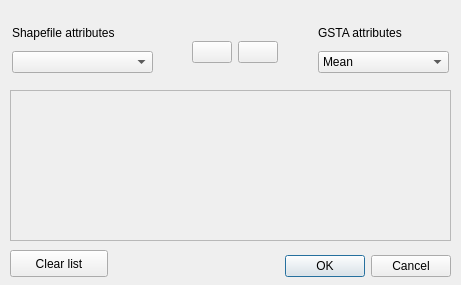
<?xml version="1.0" encoding="UTF-8"?>
<ui version="4.0">
 <class>pygisedtrend_attribute_connect</class>
 <widget class="QDialog" name="pygisedtrend_attribute_connect">
  <property name="geometry">
   <rect>
    <x>0</x>
    <y>0</y>
    <width>461</width>
    <height>285</height>
   </rect>
  </property>
  <property name="windowTitle">
   <string>Dialog</string>
  </property>
  <widget class="QDialogButtonBox" name="buttonBox">
   <property name="geometry">
    <rect>
     <x>110</x>
     <y>250</y>
     <width>341</width>
     <height>32</height>
    </rect>
   </property>
   <property name="orientation">
    <enum>Qt::Horizontal</enum>
   </property>
   <property name="standardButtons">
    <set>QDialogButtonBox::Cancel|QDialogButtonBox::Ok</set>
   </property>
  </widget>
  <widget class="QTextEdit" name="textEditLinksList">
   <property name="enabled">
    <bool>false</bool>
   </property>
   <property name="geometry">
    <rect>
     <x>10</x>
     <y>90</y>
     <width>441</width>
     <height>151</height>
    </rect>
   </property>
  </widget>
  <widget class="QWidget" name="layoutWidget">
   <property name="geometry">
    <rect>
     <x>318</x>
     <y>21</y>
     <width>131</width>
     <height>52</height>
    </rect>
   </property>
   <layout class="QVBoxLayout" name="verticalLayout_2">
    <item>
     <widget class="QLabel" name="labelGstaAttribute">
      <property name="text">
       <string>GSTA attributes</string>
      </property>
     </widget>
    </item>
    <item>
     <widget class="QComboBox" name="comboGstaAttributeList">
      <item>
       <property name="text">
        <string>Mean</string>
       </property>
      </item>
      <item>
       <property name="text">
        <string>Sorting</string>
       </property>
      </item>
      <item>
       <property name="text">
        <string>Skewness</string>
       </property>
      </item>
     </widget>
    </item>
   </layout>
  </widget>
  <widget class="QWidget" name="layoutWidget">
   <property name="geometry">
    <rect>
     <x>12</x>
     <y>21</y>
     <width>141</width>
     <height>52</height>
    </rect>
   </property>
   <layout class="QVBoxLayout" name="verticalLayout">
    <item>
     <widget class="QLabel" name="labelShapeAttribute">
      <property name="text">
       <string>Shapefile attributes</string>
      </property>
     </widget>
    </item>
    <item>
     <widget class="QComboBox" name="comboShapeAttributeList"/>
    </item>
   </layout>
  </widget>
  <widget class="QWidget" name="layoutWidget">
   <property name="geometry">
    <rect>
     <x>160</x>
     <y>30</y>
     <width>151</width>
     <height>44</height>
    </rect>
   </property>
   <layout class="QHBoxLayout" name="horizontalLayout">
    <item>
     <spacer name="horizontalSpacer">
      <property name="orientation">
       <enum>Qt::Horizontal</enum>
      </property>
      <property name="sizeHint" stdset="0">
       <size>
        <width>40</width>
        <height>20</height>
       </size>
      </property>
     </spacer>
    </item>
    <item>
     <widget class="QPushButton" name="Add">
      <property name="text">
       <string/>
      </property>
      <property name="icon">
       <iconset resource="resources.qrc">
        <normaloff>:/plugins/pygisedtrend/down.png</normaloff>:/plugins/pygisedtrend/down.png</iconset>
      </property>
      <property name="iconSize">
       <size>
        <width>32</width>
        <height>32</height>
       </size>
      </property>
     </widget>
    </item>
    <item>
     <widget class="QPushButton" name="Del">
      <property name="text">
       <string/>
      </property>
      <property name="icon">
       <iconset resource="resources.qrc">
        <normaloff>:/plugins/pygisedtrend/up.png</normaloff>:/plugins/pygisedtrend/up.png</iconset>
      </property>
      <property name="iconSize">
       <size>
        <width>32</width>
        <height>32</height>
       </size>
      </property>
     </widget>
    </item>
    <item>
     <spacer name="horizontalSpacer_2">
      <property name="orientation">
       <enum>Qt::Horizontal</enum>
      </property>
      <property name="sizeHint" stdset="0">
       <size>
        <width>40</width>
        <height>20</height>
       </size>
      </property>
     </spacer>
    </item>
   </layout>
  </widget>
  <widget class="QPushButton" name="pushButtonClearList">
   <property name="geometry">
    <rect>
     <x>10</x>
     <y>250</y>
     <width>98</width>
     <height>27</height>
    </rect>
   </property>
   <property name="text">
    <string>Clear list</string>
   </property>
  </widget>
 </widget>
 <resources>
  <include location="resources.qrc"/>
 </resources>
 <connections>
  <connection>
   <sender>buttonBox</sender>
   <signal>accepted()</signal>
   <receiver>pygisedtrend_attribute_connect</receiver>
   <slot>accept()</slot>
   <hints>
    <hint type="sourcelabel">
     <x>248</x>
     <y>254</y>
    </hint>
    <hint type="destinationlabel">
     <x>157</x>
     <y>274</y>
    </hint>
   </hints>
  </connection>
  <connection>
   <sender>buttonBox</sender>
   <signal>rejected()</signal>
   <receiver>pygisedtrend_attribute_connect</receiver>
   <slot>reject()</slot>
   <hints>
    <hint type="sourcelabel">
     <x>316</x>
     <y>260</y>
    </hint>
    <hint type="destinationlabel">
     <x>286</x>
     <y>274</y>
    </hint>
   </hints>
  </connection>
 </connections>
</ui>
